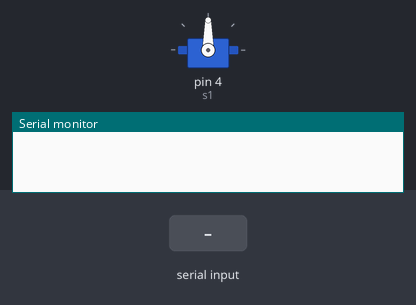
Bench run of a sketch on a simulated Arduino Uno, built with avr-gcc and run on an emulated ATmega328P. Parts: servo, the last lines printed to the serial monitor. The test bench sets the inputs (shaded band).

Above: at 1.2 s.
1.3 s: "1\n" received over Serial
At 2.2 s:
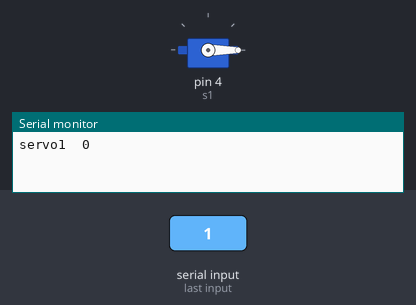
Timing chart, 0 to 4.3 s (numbered marks = the images above; inputs shaded):
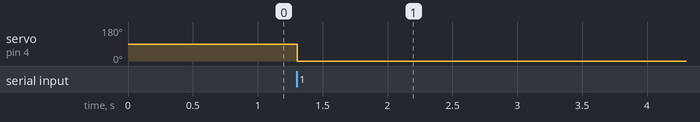

The sketch:

8.4_Shield_Terminal-Input_clean_only-one.ino
```cpp
#include <Servo.h>
//Servo myservo;
Servo s1;
String valor;
char c;
int ang, sv, ang1=90;

void tab  (){Serial.print("\t");}
void line (){Serial.print("\n");}

void setServo (Servo &s, int pos, char servo){
  Serial.print("servo");
  Serial.print(servo);   tab();
  Serial.print(pos);     tab();
  s.write(pos);
}

void setup() {
  Serial.begin(9600);
  s1.attach(4);
}

void loop() {

  if (Serial.available() > 0)
  {

    c = Serial.read();
    if ((c != 10)/*||(length(valor)==5)*/)    {valor += c;}
    else
    {
      sv= valor.substring(0, 1).toInt();
      ang=valor.substring(1, 4).toInt();
      if (ang>180){ang=180;};
      if (ang<0){ang=0;};
      switch(sv){
        case 1: ang1=ang; break;
      }
      setServo(s1,ang1,'1');


      line();
      valor = "";
    }
  }

}
```

Measured:
- after the input at 1.3 s, servo on pin 4 (s1): 90° → 0° at once
